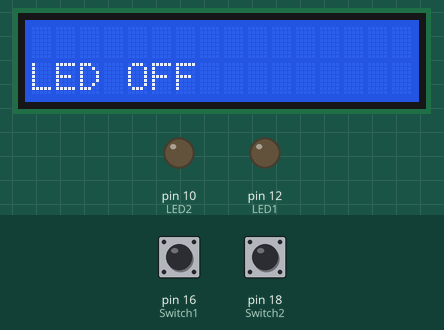
Simulated run of this program. Board: Raspberry Pi (header pin numbers). Parts: 16×2 character LCD, output pins drawn as LEDs (lit = HIGH). The test bench sets the inputs (shaded band); at power-on: pin 16 (Switch1) LOW, pin 18 (Switch2) LOW. What the program prints to the terminal is not drawn.

Above: at 1.4 s.
1.5 s: pin 16 (Switch1) pulled HIGH for 1.25 s
At 3.6 s:
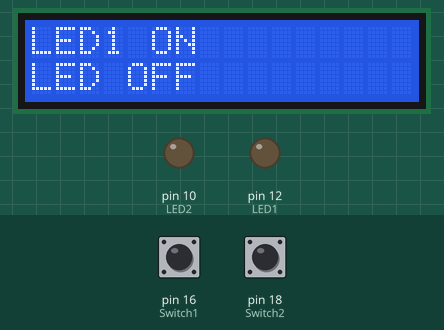
5.3 s: pin 18 (Switch2) pulled HIGH for 1.25 s
At 6.4 s:
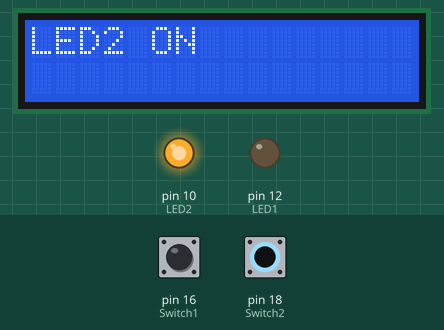
8.0 s: pin 18 (Switch2) pulled HIGH for 3.2 s
At 12.0 s:
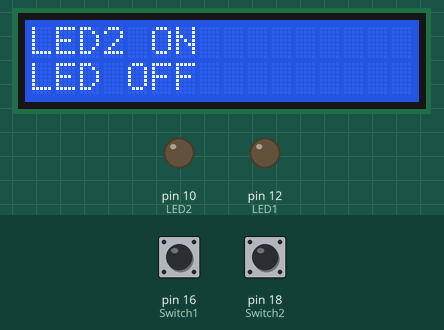
15.3 s: pin 16 (Switch1) pulled HIGH for 3.2 s
At 16.1 s:
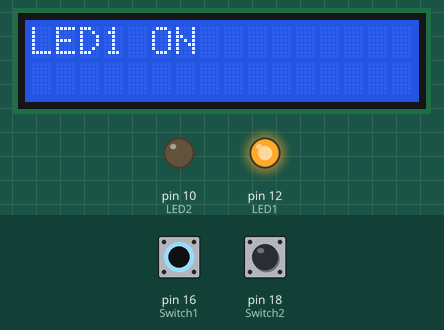
Timing chart, 0 to 20.0 s (numbered marks = the images above; inputs shaded):
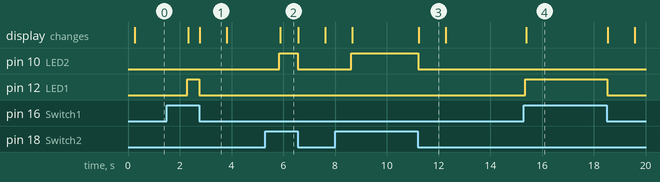

Measured:
- after the input at 1.5 s, pin 12 (LED1): LOW → HIGH after 0.80 s, → LOW 0.45 s later; the display: first changes after 0.83 s (image 1 shows a later state)
- after the input at 5.3 s, pin 10 (LED2): LOW → HIGH after 0.55 s, → LOW 0.71 s later; the display: changes after 0.58 s (image 2)
- after the input at 8.0 s, pin 10 (LED2): LOW → HIGH after 0.63 s, → LOW 2.6 s later; the display: first changes after 0.66 s (image 3 shows a later state)
- after the input at 15.3 s, pin 12 (LED1): LOW → HIGH after 0.05 s, → LOW 3.2 s later; the display: changes after 0.09 s (image 4)
- what the display in image 1 shows lasts 1.0 s, from 2.8 s to 3.8 s

The program:

I2C_exam2.py
```python
import RPi.GPIO as GPIO
import I2C_driver as LCD
from time import *

mylcd = LCD.lcd()

GPIO.setwarnings(False)
GPIO.setmode(GPIO.BOARD)

LED1 = 12
LED2 = 10
Switch1 = 16
Switch2 = 18

GPIO.setup(LED1, GPIO.OUT, initial = GPIO.LOW)
GPIO.setup(LED2, GPIO.OUT, initial = GPIO.LOW)
GPIO.setup(Switch1, GPIO.IN, pull_up_down = GPIO.PUD_DOWN)
GPIO.setup(Switch2, GPIO.IN, pull_up_down = GPIO.PUD_DOWN)

while True:
    if GPIO.input(Switch1) == GPIO.HIGH:
        GPIO.output(LED1, GPIO.HIGH)
        print("Button was Pushed!! Switch ON")
        mylcd.lcd_display_string("LED1 ON",1)

    elif GPIO.input(Switch2) == GPIO.HIGH:
        GPIO.output(LED2, GPIO.HIGH)
        print("Button was pushed!! Switch ON")
        mylcd.lcd_display_string("LED2 ON",1)

    else:
        print("Button was not Pushed!! Switch OFF")
        GPIO.output(LED1, GPIO.LOW)
        GPIO.output(LED2, GPIO.LOW)
        mylcd.lcd_display_string("LED OFF",2)
        sleep(1)
        mylcd.lcd_clear()
sleep(3)
```
